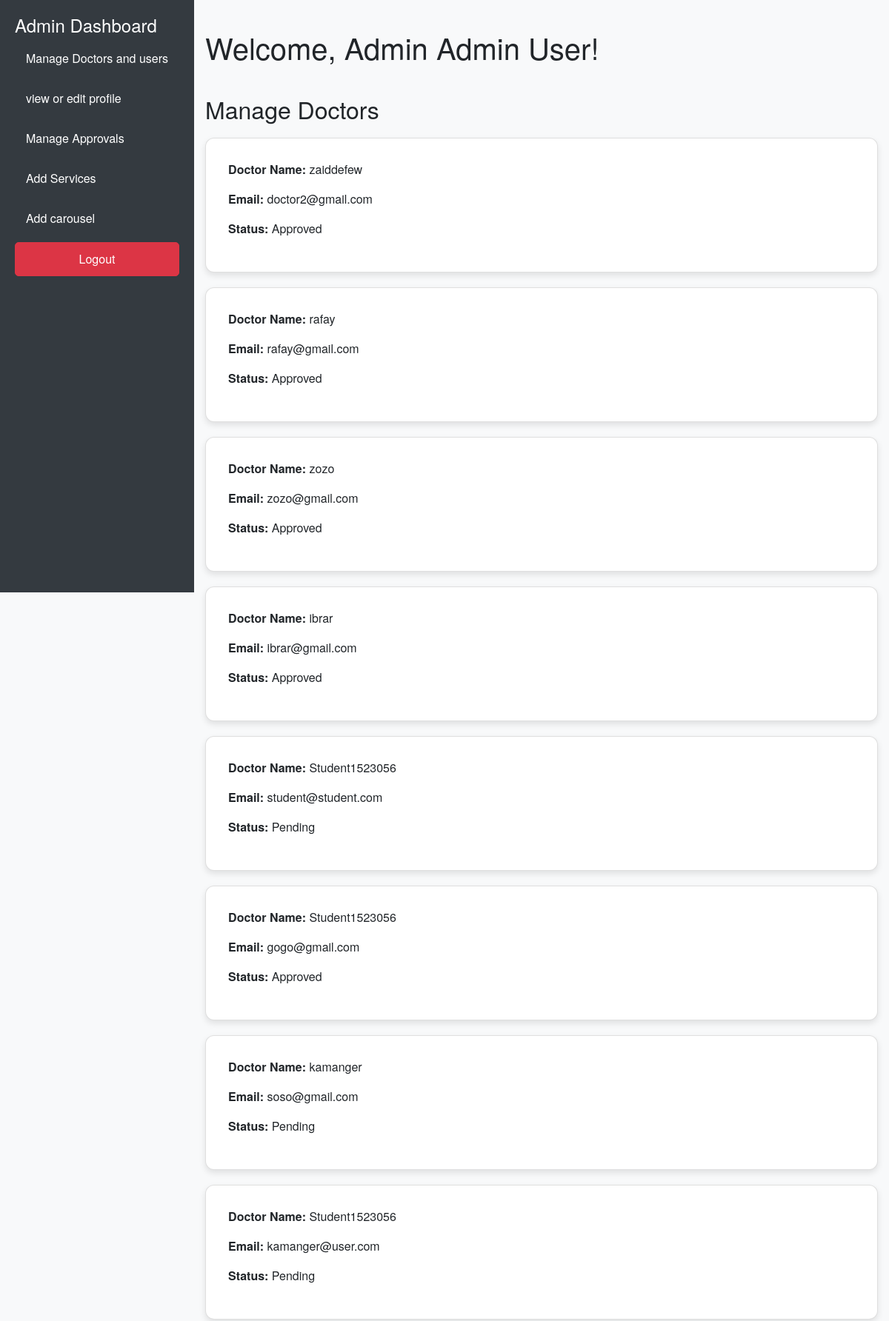
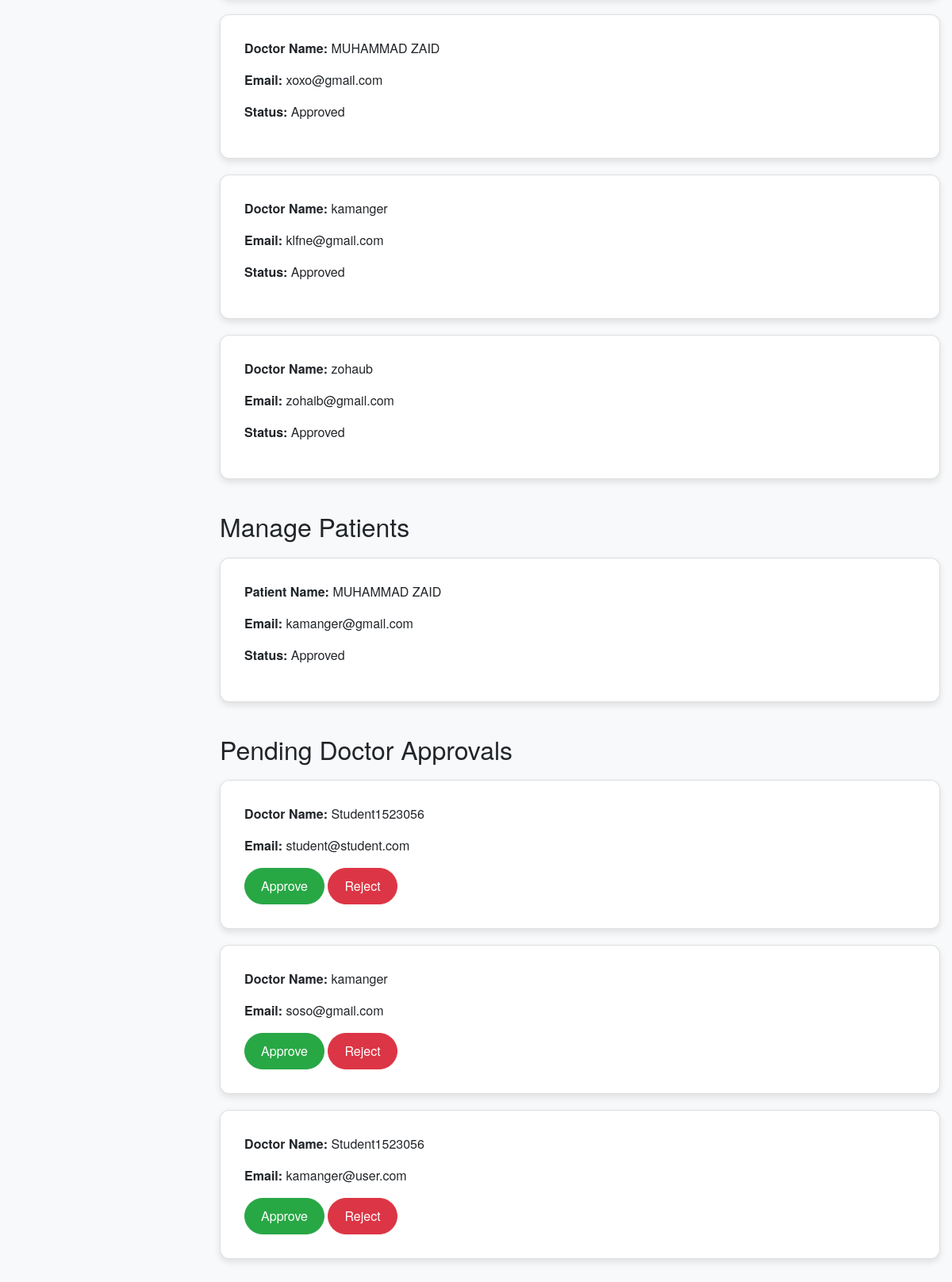
The app's page /adminindex.php (signed in, upper part) with its own data (2 pictures, top to bottom).
### tables this page shows
CREATE TABLE `users` (
  `user_id` int(11) NOT NULL,
  `name` varchar(255) NOT NULL,
  `email` varchar(255) NOT NULL,
  `password` varchar(255) NOT NULL,
  `role_id` int(11) NOT NULL,
  `status` enum('pending','approved','rejected') DEFAULT 'approved',
  `created_at` timestamp NOT NULL DEFAULT current_timestamp(),
  `profile_pic` varchar(255) DEFAULT NULL,
  `city` varchar(255) DEFAULT NULL
);

### adminindex.php (the view, shortened to what this page needs)
<?php
include 'config.php';
$sql_doctors = "SELECT * FROM users WHERE role_id = 2";
$result_doctors = mysqli_query($connection, $sql_doctors);
$sql_patients = "SELECT * FROM users WHERE role_id = 3";
$result_patients = mysqli_query($connection, $sql_patients);
$sql_pending_doctors = "SELECT * FROM users WHERE role_id = 2 AND status = 'pending'";
$result_pending_doctors = mysqli_query($connection, $sql_pending_doctors);
?>
<!DOCTYPE html>
<html lang="en">
<head>
    <link rel="stylesheet" href="https://stackpath.bootstrapcdn.com/bootstrap/4.5.2/css/bootstrap.min.css">
</head>
<body>
<?php include 'adminnav.php' ?>
    <div class="container flex-grow-1">
        <h1>Welcome, Admin <?php echo htmlspecialchars($_SESSION['name']); ?>!</h1>
        <h2>Manage Doctors</h2>
        <?php
        if (mysqli_num_rows($result_doctors) > 0) {
            while ($row = mysqli_fetch_assoc($result_doctors)) {
                echo "<div class='card'>";
                echo "<div class='card-body'>";
                echo "<p><strong>Doctor Name:</strong> " . htmlspecialchars($row['name']) . "</p>";
                echo "<p><strong>Email:</strong> " . htmlspecialchars($row['email']) . "</p>";
                echo "<p><strong>Status:</strong> " . ucfirst(htmlspecialchars($row['status'])) . "</p>";
                echo "</div></div>";
            }
        } else {
            echo "<p>No doctors found.</p>";
        }
        ?>
        <h2>Manage Patients</h2>
        <?php
        if (mysqli_num_rows($result_patients) > 0) {
            while ($row = mysqli_fetch_assoc($result_patients)) {
                echo "<div class='card'>";
                echo "<div class='card-body'>";
                echo "<p><strong>Patient Name:</strong> " . htmlspecialchars($row['name']) . "</p>";
                echo "<p><strong>Email:</strong> " . htmlspecialchars($row['email']) . "</p>";
                echo "<p><strong>Status:</strong> " . ucfirst(htmlspecialchars($row['status'])) . "</p>";
                echo "</div></div>";
            }
        } else {
            echo "<p>No patients found.</p>";
        }
        ?>
        <h2>Pending Doctor Approvals</h2>
        <?php
        if (mysqli_num_rows($result_pending_doctors) > 0) {
            while ($row = mysqli_fetch_assoc($result_pending_doctors)) {
                echo "<div class='card'>";
                echo "<div class='card-body'>";
                echo "<p><strong>Doctor Name:</strong> " . htmlspecialchars($row['name']) . "</p>";
                echo "<p><strong>Email:</strong> " . htmlspecialchars($row['email']) . "</p>";
                echo "
                <form method='post' action='admin_action.php'>
                    <input type='hidden' name='doctor_id' value='" . htmlspecialchars($row['user_id']) . "'>
                    <button type='submit' name='action' value='approve' class='btn btn-success'>Approve</button>
                    <button type='submit' name='action' value='reject' class='btn btn-danger'>Reject</button>
                </form>";
                echo "</div></div>";
            }
        } else {
            echo "<p>No pending doctor approvals.</p>";
        }
        ?>
    </div>
</body>
</html>

### adminnav.php (style rules this page uses)
body { background-color: #f8f9fa; font-family: 'Helvetica Neue', sans-serif; }
.container { margin-top: 40px; }
.card { border-radius: 12px; box-shadow: 0 4px 8px rgba(0, 0, 0, 0.1); transition: transform 0.2s ease-in-out; margin-bottom: 20px; }
.card-body { padding: 30px; }
.btn { padding: 10px 20px; font-size: 1rem; border-radius: 50px; }
.btn-success { background-color: #28a745; }
.btn-danger { background-color: #dc3545; }
h2 { margin-top: 40px; margin-bottom: 20px; }

### records on screen
users: name "zaiddefew", email "doctor2@gmail.com", status "Approved"
users: name "rafay", email "rafay@gmail.com", status "Approved"
users: name "zozo", email "zozo@gmail.com", status "Approved"
users: name "ibrar", email "ibrar@gmail.com", status "Approved"
users: name "Student1523056", email "student@student.com", status "Pending"
users: name "Student1523056", email "gogo@gmail.com", status "Approved"
users: name "kamanger", email "soso@gmail.com", status "Pending"
users: name "Student1523056", email "kamanger@user.com", status "Pending"
users: name "MUHAMMAD ZAID", email "xoxo@gmail.com", status "Approved"
users: name "kamanger", email "klfne@gmail.com", status "Approved"
users: name "zohaub", email "zohaib@gmail.com", status "Approved"
users: name "MUHAMMAD ZAID", email "kamanger@gmail.com", status "Approved"

### other values on screen
$_SESSION['name'] "Admin User"
